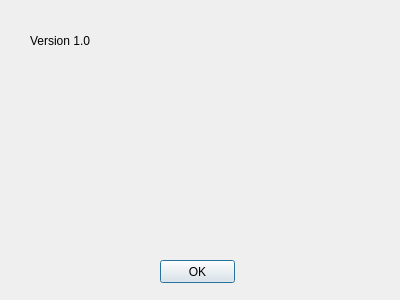
<?xml version="1.0" encoding="UTF-8"?>
<ui version="4.0">
 <class>Dialog</class>
 <widget class="QDialog" name="Dialog">
  <property name="geometry">
   <rect>
    <x>0</x>
    <y>0</y>
    <width>400</width>
    <height>300</height>
   </rect>
  </property>
  <property name="windowTitle">
   <string>Dialog</string>
  </property>
  <widget class="QPushButton" name="ptb_ok">
   <property name="geometry">
    <rect>
     <x>160</x>
     <y>260</y>
     <width>75</width>
     <height>23</height>
    </rect>
   </property>
   <property name="text">
    <string>OK</string>
   </property>
  </widget>
  <widget class="QLabel" name="l_version">
   <property name="geometry">
    <rect>
     <x>30</x>
     <y>30</y>
     <width>241</width>
     <height>21</height>
    </rect>
   </property>
   <property name="styleSheet">
    <string notr="true">QLabel{
	font: 12pt &quot;Calibri&quot;;
}</string>
   </property>
   <property name="text">
    <string>Version 1.0</string>
   </property>
  </widget>
 </widget>
 <resources/>
 <connections/>
</ui>
